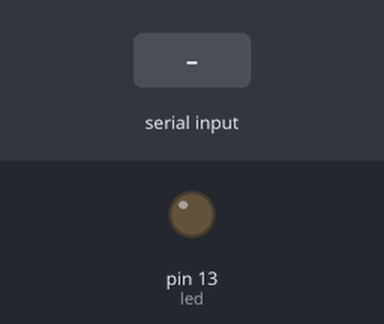
Recording of a sketch running on a simulated Arduino Uno, built with avr-gcc and run on an emulated ATmega328P. On the bench: output pins drawn as LEDs (lit = HIGH). Inputs (shaded band) come from the test bench.

Above: at 1.2 s.
1.3 s: "1" received over Serial
At 1.9 s:
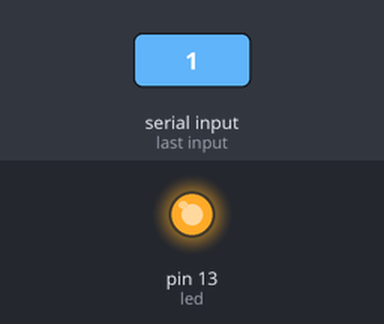
2.9 s: "2" received over Serial
At 4.3 s:
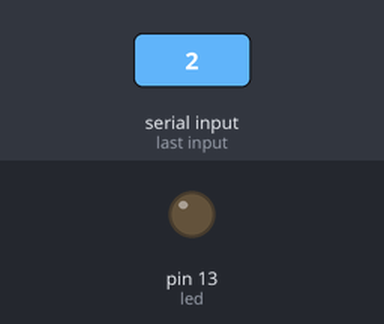
Timing chart, 0 to 5.9 s (numbered marks = the images above; inputs shaded):
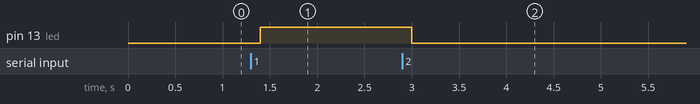

The sketch:

Led_ON_and_OFF.ino
```cpp
/*
 * created by Rui Santos, http://randomnerdtutorials.com
 * Bluetooth App - Turn On and Off LED
 */

// Pin 13 - LED
int led = 13;
int state;

void setup() {
  // initialize the digital pin as an output.
  pinMode(led, OUTPUT);
  // initialize serial communication at 9600 bits per second:
  Serial.begin(9600);
}

void loop() {
  if(Serial.available() > 0){
    state = Serial.read();
  }

  if (state == '1') {
    digitalWrite(led, HIGH);
  }   // turn the LED on (HIGH is the voltage level)

  else if (state == '2') {
    digitalWrite(led, LOW);
  }    // turn the LED off by making the voltage LOW

    delay(100);               // wait for 100ms

  //For debugging purpose
  //Serial.println(state);
}
```

Measured:
- after the input at 1.3 s, pin 13 (led): LOW → HIGH after 0.10 s
- after the input at 2.9 s, pin 13 (led): HIGH → LOW after 0.10 s
